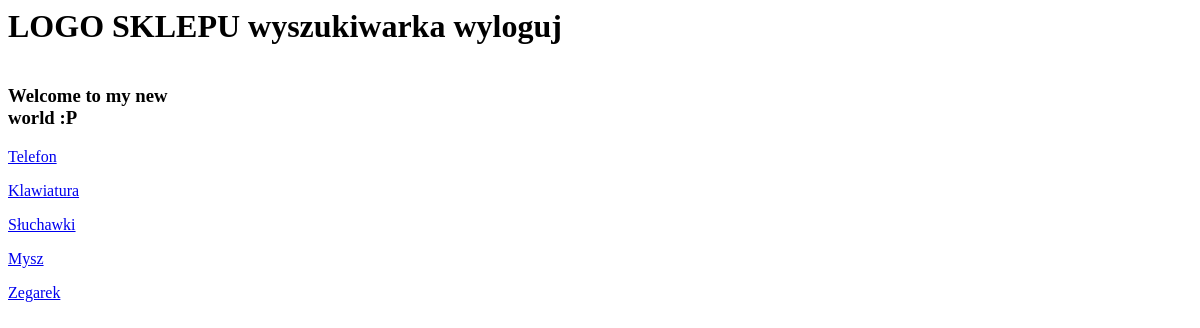
Before: / with the older database file.
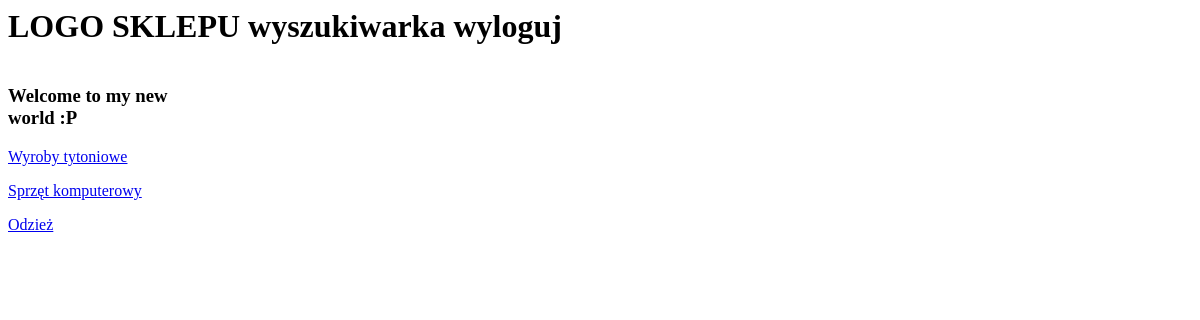
After: the same page with the newer database file.
### Produkty/models.py (models this page shows, shortened)
class Kategoria(models.Model):
    nazwa = models.CharField(max_length=30)                                                      #max 30 znaków
    class Meta:
        verbose_name = "Kategoria"
        verbose_name_plural = "Kategorie"

### Produkty/views.py (the view)
# urls.py: path('', index, name='index'),
def index(request):
    wszystkie = Produkty.objects.all()
    kategorie = Kategoria.objects.all()
    producent = Produkty.objects.filter(producent=2)
    dane = {'wszystkie' : wszystkie,
            'kategorie' : kategorie,
            'producent' : producent}
    return render(request,'index.html', dane)

### Produkty/templates/index.html (shortened to what this page needs)
<div>
  <h1>LOGO SKLEPU wyszukiwarka wyloguj</h1>
</div>
<div style="width: 200px; float: left">
  <h3>Welcome to my new world :P</h3>
  {% for kat in kategorie %}
  <p><a href="/kategoria/{{ kat.id }}"> {{ kat.nazwa }} </a></p>
  {% endfor %}
</div>

Changed rows visible on the page:
removed Kategoria: nazwa "Telefon"
removed Kategoria: nazwa "Klawiatura"
removed Kategoria: nazwa "Słuchawki"
removed Kategoria: nazwa "Mysz"
removed Kategoria: nazwa "Zegarek"
added Kategoria: nazwa "Wyroby tytoniowe"
added Kategoria: nazwa "Sprzęt komputerowy"
added Kategoria: nazwa "Odzież"
